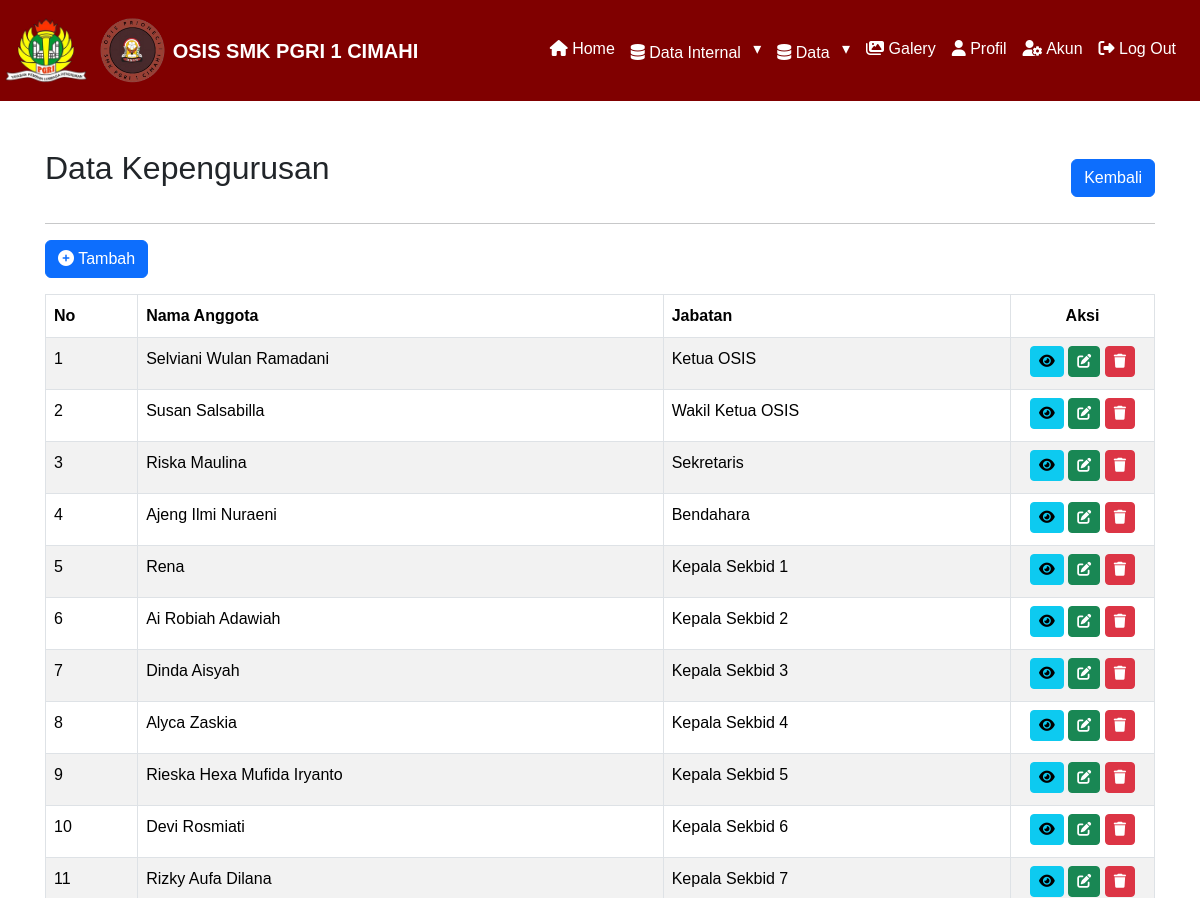
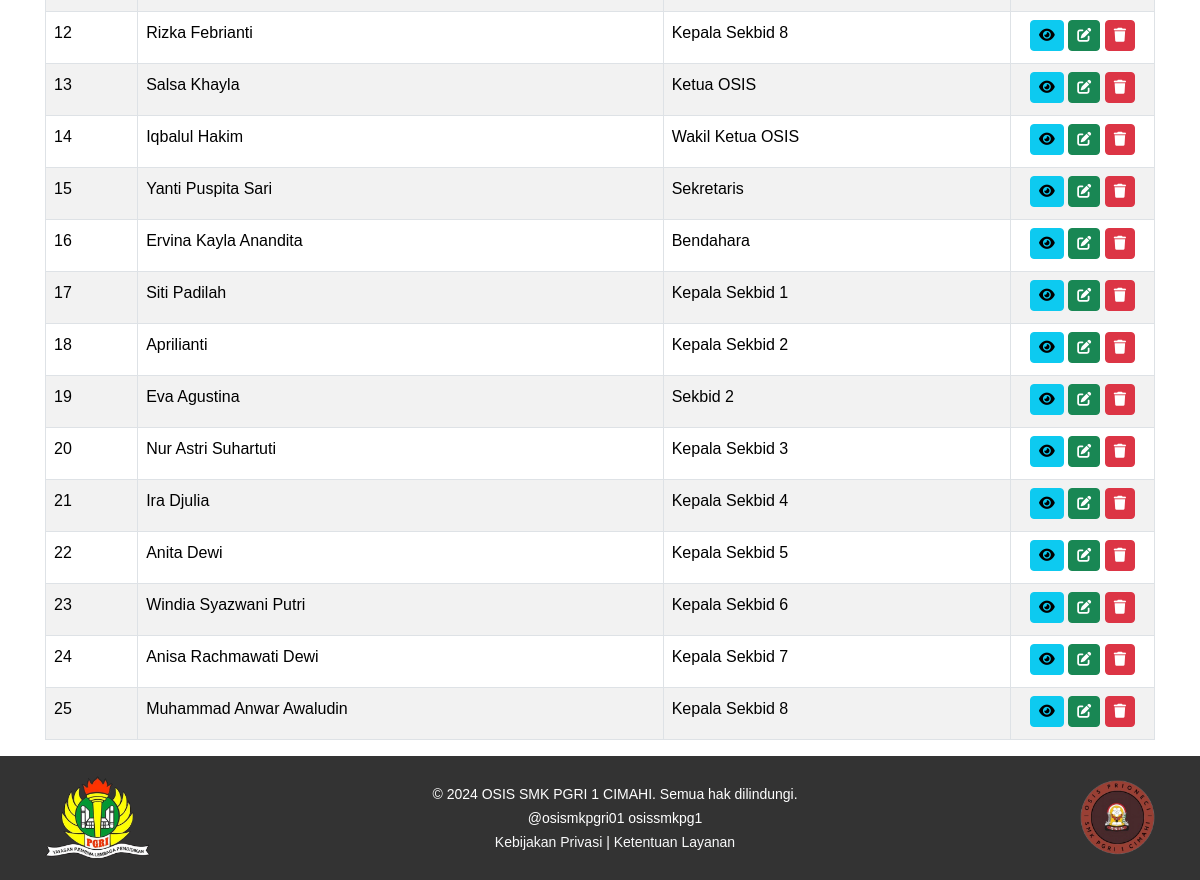
/admin/data-kepengurusan-admin.php (signed in), run on the app's committed database (2 pictures, top to bottom).
### tables this page shows
CREATE TABLE `data_kepengurusan` (
  `id_kepengurusan` int(11) NOT NULL,
  `nama_anggota` varchar(100) NOT NULL,
  `jabatan` varchar(50) NOT NULL,
  `tahun_memulai` date NOT NULL,
  `tahun_selesai` date NOT NULL,
  `created_by` int(11) DEFAULT NULL,
  `created_at` datetime DEFAULT current_timestamp(),
  `updated_by` int(11) DEFAULT NULL,
  `updated_at` datetime DEFAULT current_timestamp() ON UPDATE current_timestamp()
);

### admin/data-kepengurusan-admin.php (the view, shortened to what this page needs)
<?php
include '../layout/header.php';
?>
<div class="content-wrapper">
    <div class="container mt-5 overflow-x-scroll">
        <div class="d-flex justify-content-between align-items-center">
            <h2>Data Kepengurusan</h2>
            <a href="javascript:history.back()" class="btn btn-primary">Kembali</a>
        </div>
        <hr>
        <a class="btn btn-primary tambah-btn" data-bs-toggle="modal" data-bs-target="#modalTambah"><i class="fas fa-plus-circle"></i> Tambah</a>
        <table id="serverside" class="table table-bordered table-striped mt-3">
            <thead>
                <tr>
                    <th>No</th>
                    <th>Nama Anggota</th>
                    <th>Jabatan</th>
                    <th width="144" class="text-center">Aksi</th>
                </tr>
            </thead>
            <tbody>
                <?php
                include '../config/koneksi.php';
                $result = mysqli_query($db, "
                    SELECT dk.*,
                        ak1.nama AS dibuat_oleh,
                        ak2.nama AS diubah_oleh
                    FROM data_kepengurusan dk
                    LEFT JOIN akun ak1 ON dk.created_by = ak1.id_akun
                    LEFT JOIN akun ak2 ON dk.updated_by = ak2.id_akun
                ");
                $no = 1;
                while ($row = mysqli_fetch_assoc($result)) :
                ?>
                    <tr>
                        <td><?= $no++; ?></td>
                        <td><?= htmlspecialchars($row['nama_anggota']); ?></td>
                        <td><?= htmlspecialchars($row['jabatan']); ?></td>
                        <td class="text-center">
                            <a class="btn btn-info btn-sm mb-1" data-bs-toggle="modal" data-bs-target="#modalDetail<?= $row['id_kepengurusan']; ?>">
                                <i class="fas fa-eye"></i>
                            </a>
                            <a class="btn btn-success btn-sm mb-1" data-bs-toggle="modal" data-bs-target="#modalUbah<?= $row['id_kepengurusan']; ?>">
                                <li class="fas fa-edit"></li>
                            </a>
                            <a class="btn btn-danger btn-sm mb-1" data-bs-toggle="modal" data-bs-target="#modalHapus<?= $row['id_kepengurusan']; ?>">
                                <li class="fas fa-trash"></li>
                            </a>
                        </td>
                    </tr>
                <?php endwhile; ?>
            </tbody>
        </table>
    </div>
</div>
<?php endwhile;
include '../layout/footer.php'; ?>

### layout/header.php (style rules this page uses)
body { font-family: Arial, sans-serif; font-size: 16px; line-height: 1.6; margin: 0; padding: 0; box-sizing: border-box; }
.container { padding: 0 15px; margin: 0 auto; }
h2, h3 { margin-bottom: 20px; }

### data on the page
data_kepengurusan: nama_anggota "Selviani Wulan Ramadani", jabatan "Ketua OSIS"
data_kepengurusan: nama_anggota "Susan Salsabilla", jabatan "Wakil Ketua OSIS"
data_kepengurusan: nama_anggota "Riska Maulina", jabatan "Sekretaris"
data_kepengurusan: nama_anggota "Ajeng Ilmi Nuraeni", jabatan "Bendahara"
data_kepengurusan: nama_anggota "Rena", jabatan "Kepala Sekbid 1"
data_kepengurusan: nama_anggota "Ai Robiah Adawiah", jabatan "Kepala Sekbid 2"
data_kepengurusan: nama_anggota "Dinda Aisyah", jabatan "Kepala Sekbid 3"
data_kepengurusan: nama_anggota "Alyca Zaskia", jabatan "Kepala Sekbid 4"
data_kepengurusan: nama_anggota "Rieska Hexa Mufida Iryanto", jabatan "Kepala Sekbid 5"
data_kepengurusan: nama_anggota "Devi Rosmiati", jabatan "Kepala Sekbid 6"
data_kepengurusan: nama_anggota "Rizky Aufa Dilana", jabatan "Kepala Sekbid 7"
data_kepengurusan: nama_anggota "Rizka Febrianti", jabatan "Kepala Sekbid 8"
data_kepengurusan: nama_anggota "Salsa Khayla", jabatan "Ketua OSIS"
data_kepengurusan: nama_anggota "Iqbalul Hakim", jabatan "Wakil Ketua OSIS"
data_kepengurusan: nama_anggota "Yanti Puspita Sari", jabatan "Sekretaris"
data_kepengurusan: nama_anggota "Ervina Kayla Anandita", jabatan "Bendahara"
data_kepengurusan: nama_anggota "Siti Padilah", jabatan "Kepala Sekbid 1"
data_kepengurusan: nama_anggota "Aprilianti", jabatan "Kepala Sekbid 2"
data_kepengurusan: nama_anggota "Eva Agustina", jabatan "Sekbid 2"
data_kepengurusan: nama_anggota "Nur Astri Suhartuti", jabatan "Kepala Sekbid 3"
data_kepengurusan: nama_anggota "Ira Djulia", jabatan "Kepala Sekbid 4"
data_kepengurusan: nama_anggota "Anita Dewi", jabatan "Kepala Sekbid 5"
data_kepengurusan: nama_anggota "Windia Syazwani Putri", jabatan "Kepala Sekbid 6"
data_kepengurusan: nama_anggota "Anisa Rachmawati Dewi", jabatan "Kepala Sekbid 7"
data_kepengurusan: nama_anggota "Muhammad Anwar Awaludin", jabatan "Kepala Sekbid 8"
